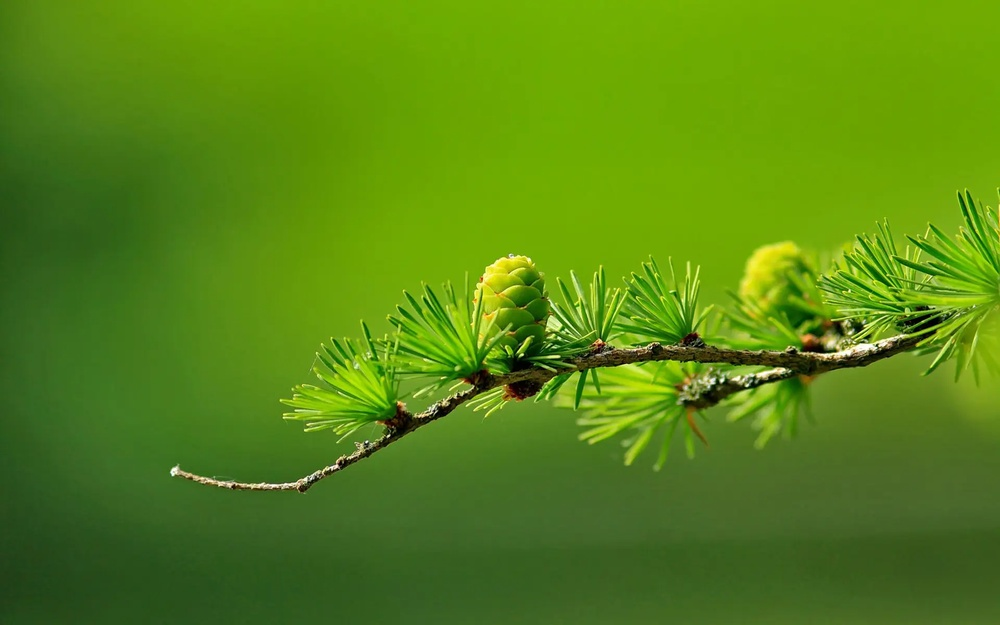
#> input picture 86-何小丽-北京/第四周作业/gray_test.jpg, 1000 x 625 px, shrunk from 1920 x 1200 before the run
$ jupyter execute homework-04.ipynb   (older library calls are emulated)
#> lines starting #> are read from the running program, lines starting #| are printed output that depends on the picture; after the words box and inside, x2 and y2 are one past the last pixel; in counts of white or black regions, pixels touching at a corner belong together
# 1.1 python实现pca（detail）

[cell 1]
import numpy as np
#10样本3特征的样本集, 行为样例，列为特征维度
#样本矩阵X
X = np.array([[10, 15, 29],
              [15, 46, 13],
              [23, 21, 30],
              [11, 9,  35],
              [42, 45, 11],
              [9,  48, 5],
              [11, 21, 14],
              [8,  5,  15],
              [11, 12, 21],
              [21, 20, 25]])
#K阶降维矩阵的K值
K = np.shape(X)[1] - 1
#矩阵X的中心化
centrX = []
#样本集的协方差矩阵C
C = []
#样本矩阵X的降维转换矩阵
U = []
#样本矩阵X的降维矩阵Z
Z = []

'''矩阵X的中心化'''
mean = np.array([np.mean(attr) for attr in X.T])
#样本集的中心化
centrX = X - mean

'''求样本矩阵X的协方差矩阵C'''
#样本集的样例总数
ns = np.shape(centrX)[0]
#样本矩阵的协方差矩阵C
C = np.dot(centrX.T, centrX)/(ns - 1)

'''求X的降维转换矩阵U, shape=(n,k), n是X的特征维度总数，k是降维矩阵的特征维度'''
#先求X的协方差矩阵C的特征值和特征向量
#特征值赋值给a，对应特征向量赋值给b。
a,b = np.linalg.eig(C)
#给出特征值降序的topK的索引序列
ind = np.argsort(-1*a)
#构建K阶降维的降维转换矩阵U
UT = [b[:,ind[i]] for i in range(K)]
U = np.transpose(UT)

'''按照Z=XU求降维矩阵Z, shape=(m,k), n是样本总数，k是降维矩阵中特征维度总数'''
Z = np.dot(X, U)

print('PCA法降维之后的矩矩阵如下：',Z)

# 1.2 python实现pca（调接口）

[cell 2]
#coding=utf-8

import numpy as np
from sklearn.decomposition import PCA
X = np.array([[-1,2,66,-1], [-2,6,58,-1], [-3,8,45,-2], [1,9,36,1], [2,10,62,1], [3,5,83,2]])  #导入数据，维度为4
pca = PCA(n_components=3)   #降到2维
pca.fit(X)                  #训练
newX=pca.fit_transform(X)   #降维后的数据
# PCA(copy=True, n_components=2, whiten=False)
print(pca.explained_variance_ratio_)  #输出贡献率
print(newX)                  #输出降维后的数据

# 2.实现canny（调接口）

[cell 3]
import cv2
import matplotlib.pyplot as plt

img = cv2.imread('gray_test.jpg')
#> img is the input picture: shape (625, 1000, 3); mean B, G, R 19.7, 134.3, 86.7
# 原图灰度化
img_gray = cv2.cvtColor(img, cv2.COLOR_BGR2RGB)
# 高斯滤波 卷积 3*3
img_blur = cv2.GaussianBlur(img_gray, (3, 3), 0)
# x梯度
xgrad = cv2.Sobel(img_blur, cv2.CV_16SC1, 1, 0)
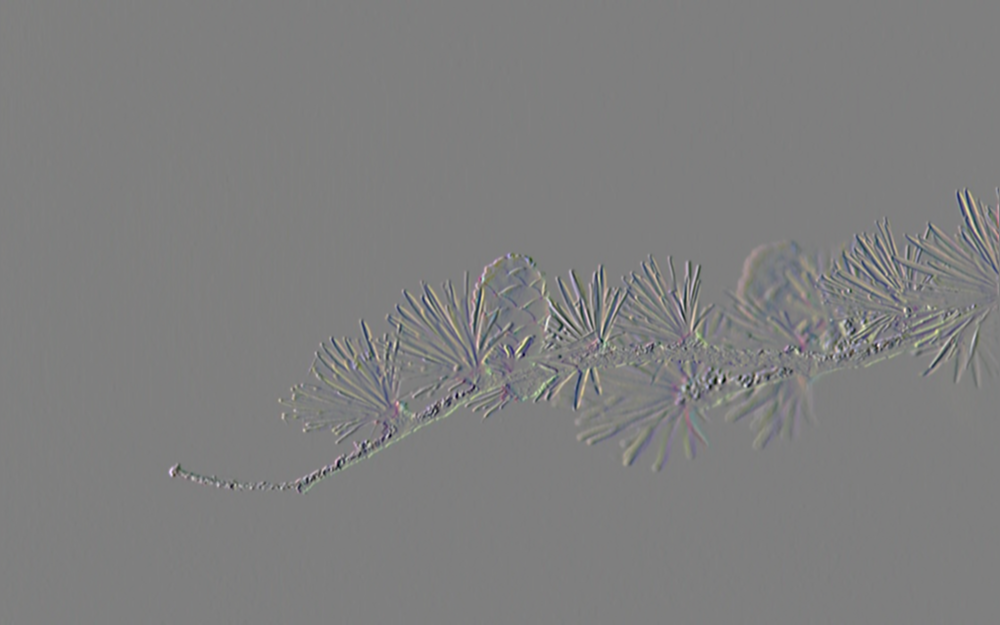
#> xgrad: shape (625, 1000, 3) int16; mean R, G, B 0.5, 0.5, 0; drawn with min black and max white
# y梯度
ygrad = cv2.Sobel(img_blur, cv2.CV_16SC1, 0, 1)
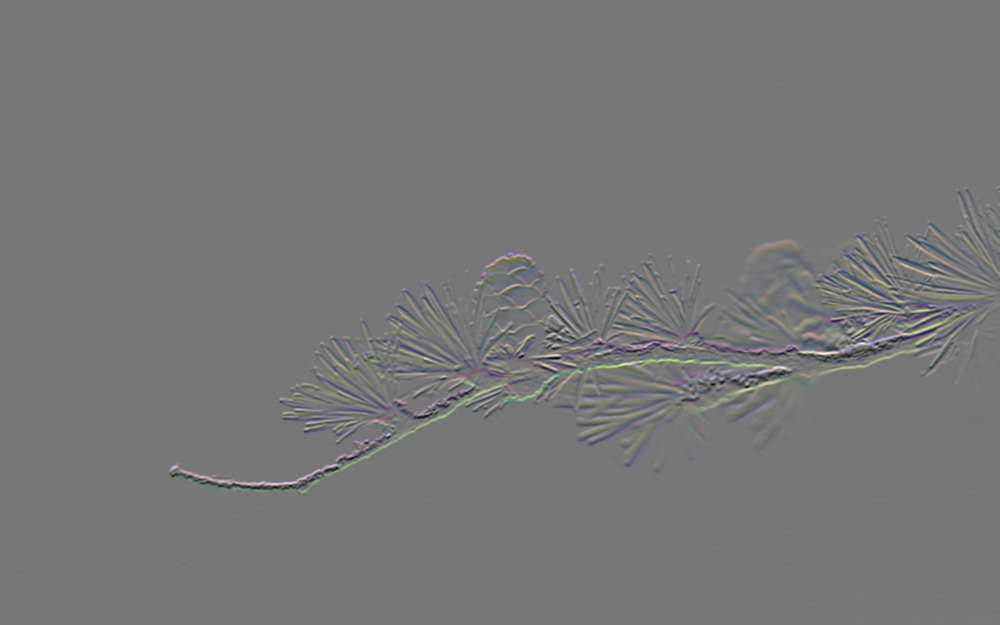
#> ygrad: shape (625, 1000, 3) int16; mean R, G, B -0.6, -0.9, 0.4; drawn with min black and max white
# 使用梯度参数进行边缘检测 阈值50-150
edge1 = cv2.Canny(xgrad, ygrad, 50, 150)
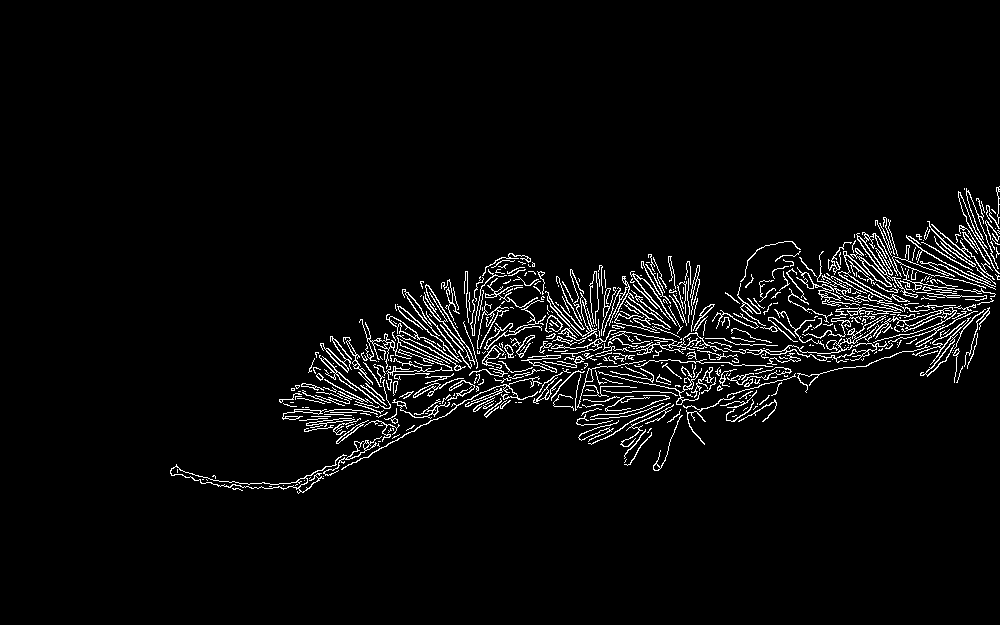
#> edge1: shape (625, 1000); 3.9% white in thin lines or dots, all inside (x1, y1, x2, y2) = (170, 186, 1000, 494)
# 直接用高斯滤波结果进行边缘检测 阈值 50-150
edge2 = cv2.Canny(img_blur, 50, 150)
#> edge2: shape (625, 1000); 3.9% white in thin lines or dots, all inside (x1, y1, x2, y2) = (170, 187, 1000, 494)
cv2.imshow('origin image', img)
cv2.imshow('origin image', edge1)
cv2.imshow('origin image', edge2)
cv2.waitKey()
